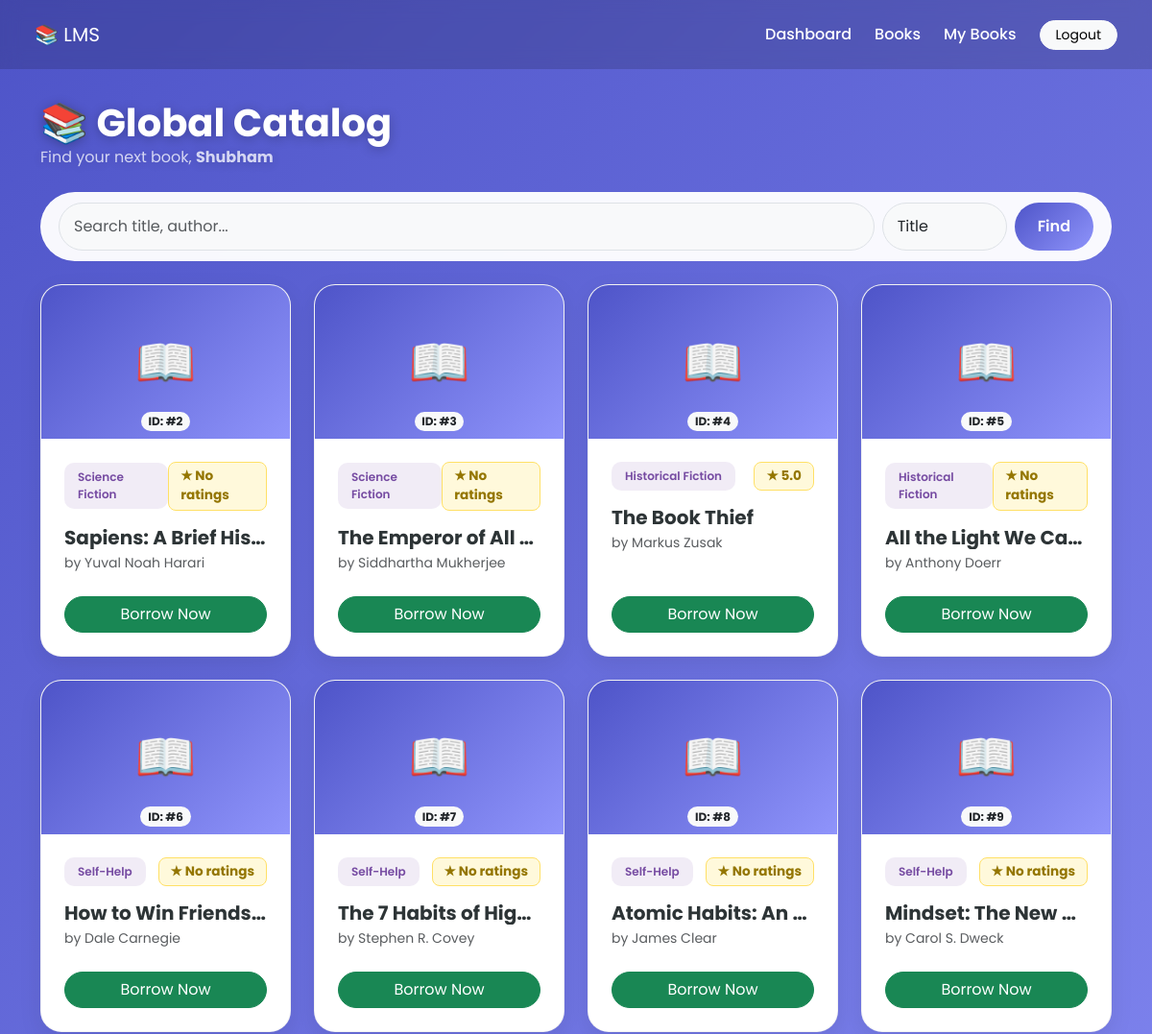
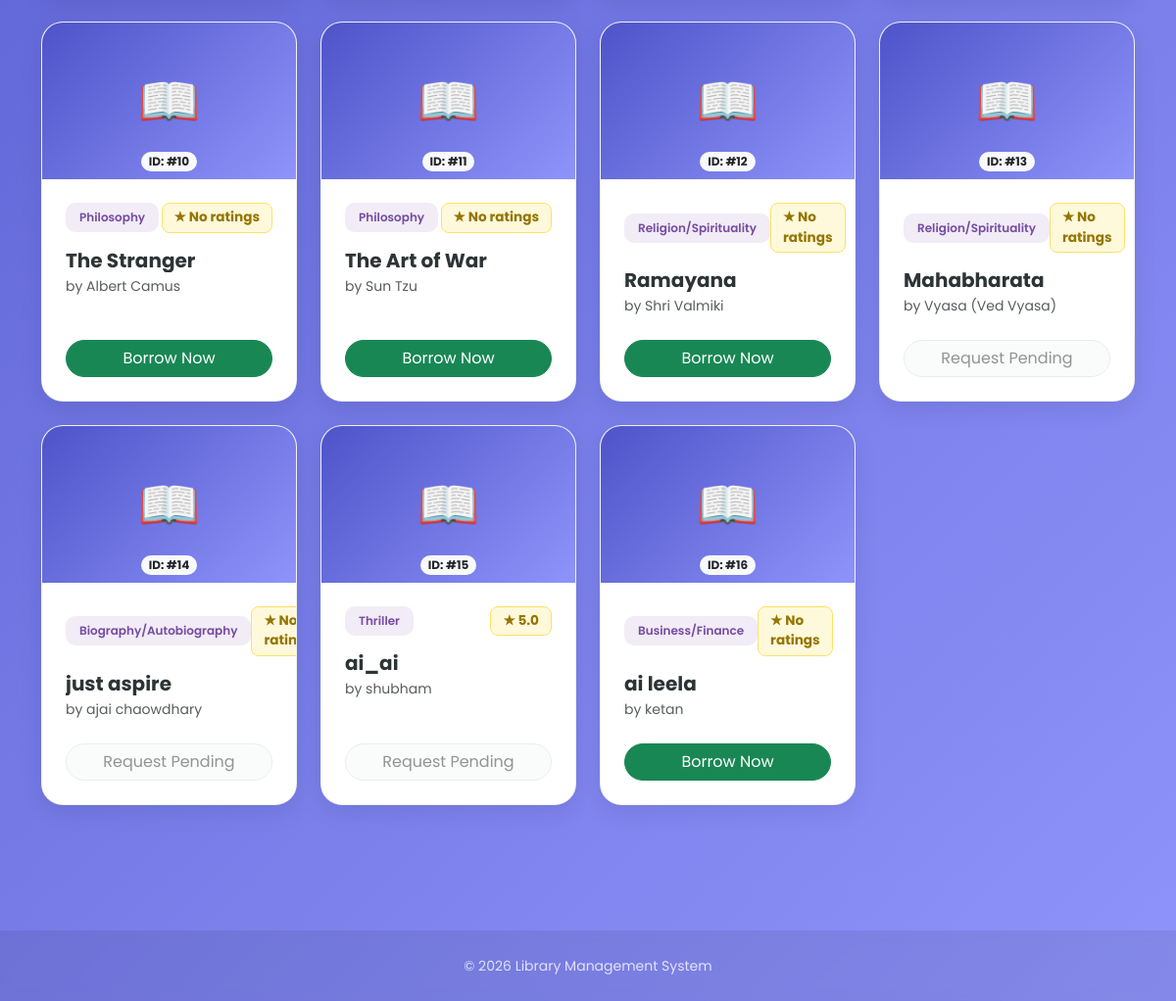
Page /student_dashboard/all_books (signed in) on the committed database (2 pictures, top to bottom).
### models.py (models this page shows, shortened)
class Student(db.Model, UserMixin):
    __tablename__ = 'student'
    id = db.Column(db.Integer, primary_key=True)
    username = db.Column(db.String[32],unique=True, nullable=False)
    passhash = db.Column(db.String[512],nullable=False)
    name = db.Column(db.String[64],nullable=False)
    surname = db.Column(db.String[64],nullable=False)
    dateofbirth = db.Column(db.Date, nullable=False)
    gender = db.Column(db.String[16], nullable=False)
    is_librarian = db.Column(db.Boolean, default=False)
    rollno = db.Column(db.String[64], nullable=False, unique=True)
    @property
    def password(self):
        raise AttributeError('You cannot read the password attribute!')

class Books(db.Model):
    __tablename__ = 'books'
    id = db.Column(db.Integer, primary_key=True, nullable=False, unique=True)
    book_name = db.Column(db.String(64), nullable=False, unique=True)
    content = db.Column(db.Text, nullable=True)
    author_1 = db.Column(db.String(64), nullable=False)
    author_2 = db.Column(db.String(64), nullable=True)
    author_3 = db.Column(db.String(64), nullable=True)
    pdf = db.Column(db.String(64), nullable=True)
    issue_date = db.Column(db.DateTime, nullable=False, default=lambda: datetime.now(timezone.utc) + timedelta(hours=5, minutes=30))
    return_date = db.Column(db.DateTime, nullable=False, default=lambda: datetime.now(timezone.utc) + timedelta(days=21) + timedelta(hours=5, minutes=30))
    requested = db.Column(db.Boolean, default=False)
    section_id = db.Column(db.Integer, db.ForeignKey('sections.id'), nullable=True)
    section = db.relationship('Sections',backref=db.backref('books', lazy=True))

class Sections(db.Model):
    __tablename__ ='sections'
    id = db.Column(db.Integer, primary_key=True, nullable=False, unique=True)
    name = db.Column(db.String(64), nullable=False, unique=True)
    date_created = db.Column(db.Date, nullable=False, default=(datetime.now(timezone.utc) + timedelta(hours=5, minutes=30)))
    description = db.Column(db.String(1080), nullable=False)

### app.py (the view)
@app.route('/student_dashboard/all_books', methods=['GET'])
@login_required
def all_books():
    user = current_user
    ratings = {}
    books = Books.query.all()
    for book in books:
        ratings[book.id] = calculate_average_ratings(book.id)
    payment_status = session.get('payment_status', {})
    payment_status = {int(k): v for k, v in payment_status.items()}
    books = db.session.query(Books, Sections).join(Sections, Books.section_id == Sections.id).all()
    return render_template('all_books.html', books=books, user=user, payment_status=payment_status, ratings=ratings)

### app.py (called while the page is built)
@login_manager.user_loader
def load_student(id):
    return db.session.query(Student).get(int(id))

def calculate_average_ratings(book_id):
    latest_reviews = BookReview.query.filter_by(book_id=book_id).order_by(BookReview.submition_time.desc()).all()
    latest_ratings = {}
    for review in latest_reviews:
        latest_ratings[review.student_id] = review.rating
    if len(latest_ratings) == 0:
        return "No ratings"
    else:
        total_sum = sum(latest_ratings.values())
        average_rating = total_sum / len(latest_ratings)
        return average_rating

### templates/all_books.html (shortened to what this page needs)
{% extends "base_layout.html" %}
{% block content %}
<div class="d-flex justify-content-between align-items-center mb-4 flex-wrap gap-3">
    <div class="catalog-header">
        <h1 class="fw-bold m-0">📚 Global Catalog</h1>
        <p class="mb-0 opacity-75">Find your next book, <strong>{{ user.name }}</strong></p>
    </div>
</div>
<div class="search-bar-wrapper mb-4 d-flex justify-content-between align-items-center flex-wrap gap-3">
    <form method="POST" action="/search_books" class="d-flex gap-2 w-100">
        <input type="text" name="query"
               placeholder="Search title, author..."
               class="form-control input-style rounded-pill">
        <select name="filter" class="form-select input-style rounded-pill" style="max-width: 130px;">
            <option value="book_name">Title</option>
        </select>
        <button type="submit" class="btn btn-gradient rounded-pill px-4">Find</button>
    </form>
</div>
<div class="row g-4 pb-5">
    {% for book, section in books %}
    <div class="col-xl-3 col-lg-4 col-md-6">
        <div class="book-card">
            <div class="book-cover">
                <span style="font-size: 3.2rem;">📖</span>
                <span class="badge bg-light text-dark position-absolute bottom-0 mb-2 rounded-pill">
                    ID: #{{ book.id }}
                </span>
            </div>
            <div class="p-4 flex-grow-1 d-flex flex-column">
                <div class="d-flex justify-content-between align-items-center mb-3">
                    <span class="section-pill">{{ section.name }}</span>
                    <span class="rating-badge">★ {{ ratings.get(book.id, '0.0') }}</span>
                </div>
                <div class="mb-4">
                    <h5 class="fw-bold mb-1 text-truncate" title="{{ book.book_name }}">
                        {{ book.book_name }}
                    </h5>
                    <p class="text-muted small mb-0">by {{ book.author_1 }}</p>
                </div>
               <div class="mt-auto">
                    <form action="/request_book/{{ book.id }}" method="post" class="d-grid">
                        {% if book.requested %}
                            <button type="button" disabled
                                    class="btn btn-light rounded-pill text-muted border">
                                Request Pending
                            </button>
                        {% else %}
                            <button type="submit"
                                    class="btn btn-success rounded-pill">
                                Borrow Now
                            </button>
                        {% endif %}
                    </form>
                </div>
            </div>
        </div>
    </div>
    {% else %}
    <div class="text-center w-100 py-5 text-white">
        <h4>No books currently available.</h4>
    </div>
    {% endfor %}
</div>
{% endblock %}

### templates/base_layout.html (style rules this page uses)
:root { --primary-gradient: linear-gradient(135deg, #4e54c8 0%, #8f94fb 100%); --primary-color: #764ba2; --light-bg: #f8f9fa; --glass-bg: rgba(255,255,255,0.96); --text-main: #2d3436; }
body { font-family: 'Poppins', sans-serif; background: var(--primary-gradient); background-attachment: fixed; min-height: 100vh; margin: 0; color: var(--text-main); display: flex; flex-direction: column; transition: background 0.5s ease; }
.btn-gradient { background: var(--primary-gradient); border: none; color: white; font-weight: 600; border-radius: 12px; padding: 12px 28px; transition: 0.3s ease; }
.input-style { background: var(--light-bg); border-radius: 12px; padding: 12px 15px; transition: 0.3s; }

### templates/all_books.html (style rules this page uses)
.catalog-header { color: white; text-shadow: 0 2px 12px rgba(0,0,0,0.25); }
.book-card { background: white; border-radius: 22px; border: 1px solid rgba(0,0,0,0.05); transition: all 0.35s ease; overflow: hidden; height: 100%; display: flex; flex-direction: column; box-shadow: 0 8px 25px rgba(0,0,0,0.08); }
.book-cover { height: 160px; background: var(--primary-gradient); display: flex; align-items: center; justify-content: center; color: white; position: relative; }
.section-pill { background: rgba(118,75,162,0.1); color: var(--primary-color); font-size: 0.75rem; padding: 6px 14px; border-radius: 10px; font-weight: 600; }
.rating-badge { background: #fff9db; color: #947600; padding: 4px 12px; border-radius: 8px; font-weight: 700; font-size: 0.85rem; border: 1px solid #ffe066; }
.search-bar-wrapper { background: var(--glass-bg); backdrop-filter: blur(10px); border-radius: 50px; padding: 10px 18px; border: 1px solid rgba(255,255,255,0.4); }

### rows in the picture
Student: name "Shubham"
Books: id "2", name "Science Fiction", get "No ratings", book_name "Sapiens: A Brief His…", author_1 "Yuval Noah Harari", requested "Borrow Now"
Books: id "3", name "Science Fiction", get "No ratings", book_name "The Emperor of All…", author_1 "Siddhartha Mukherjee", requested "Borrow Now"
Books: id "4", name "Historical Fiction", get "5.0", book_name "The Book Thief", author_1 "Markus Zusak", requested "Borrow Now"
Books: id "5", name "Historical Fiction", get "No ratings", book_name "All the Light We Ca…", author_1 "Anthony Doerr", requested "Borrow Now"
Books: id "6", name "Self-Help", get "No ratings", book_name "How to Win Friends…", author_1 "Dale Carnegie", requested "Borrow Now"
Books: id "7", name "Self-Help", get "No ratings", book_name "The 7 Habits of Hig…", author_1 "Stephen R. Covey", requested "Borrow Now"
Books: id "8", name "Self-Help", get "No ratings", book_name "Atomic Habits: An…", author_1 "James Clear", requested "Borrow Now"
Books: id "9", name "Self-Help", get "No ratings", book_name "Mindset: The New…", author_1 "Carol S. Dweck", requested "Borrow Now"
Books: id "10", name "Philosophy", get "No ratings", book_name "The Stranger", author_1 "Albert Camus", requested "Borrow Now"
Books: id "11", name "Philosophy", get "No ratings", book_name "The Art of War", author_1 "Sun Tzu", requested "Borrow Now"
Books: id "12", name "Religion/Spirituality", get "No ratings", book_name "Ramayana", author_1 "Shri Valmiki", requested "Borrow Now"
Books: id "13", name "Religion/Spirituality", get "No ratings", book_name "Mahabharata", author_1 "Vyasa (Ved Vyasa)", requested "Request Pending"
Books: id "14", name "Biography/Autobiography", get "No…", book_name "just aspire", author_1 "ajai chaowdhary", requested "Request Pending"
Books: id "15", name "Thriller", get "5.0", book_name "ai_ai", author_1 "shubham", requested "Request Pending"
Books: id "16", name "Business/Finance", get "No ratings", book_name "ai leela", author_1 "ketan", requested "Borrow Now"
